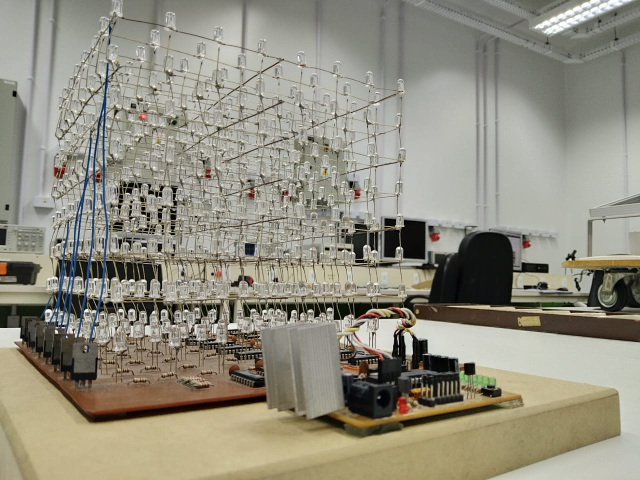
#> input picture Cubo/Imagens/cubo inferior.jpeg, 1280 x 960 px, given in place of the camera (shown at 1/2 size)
$ python webcam_basic_houghlines.py
#> lines starting #> are read from the running program, lines starting #| are printed output that depends on the picture
import cv2
import numpy as np

#capture = cv2.VideoCapture(1)
capture = cv2.VideoCapture(1)

while 1:
    ret, frame = capture.read()
#> frame is the input picture: shape (960, 1280, 3); mean B, G, R 127.6, 142.1, 145.6

    frame = cv2.resize(frame, None, fx=5, fy=5, interpolation=cv2.INTER_LINEAR)
    gray = cv2.cvtColor(frame, cv2.COLOR_BGR2GRAY)
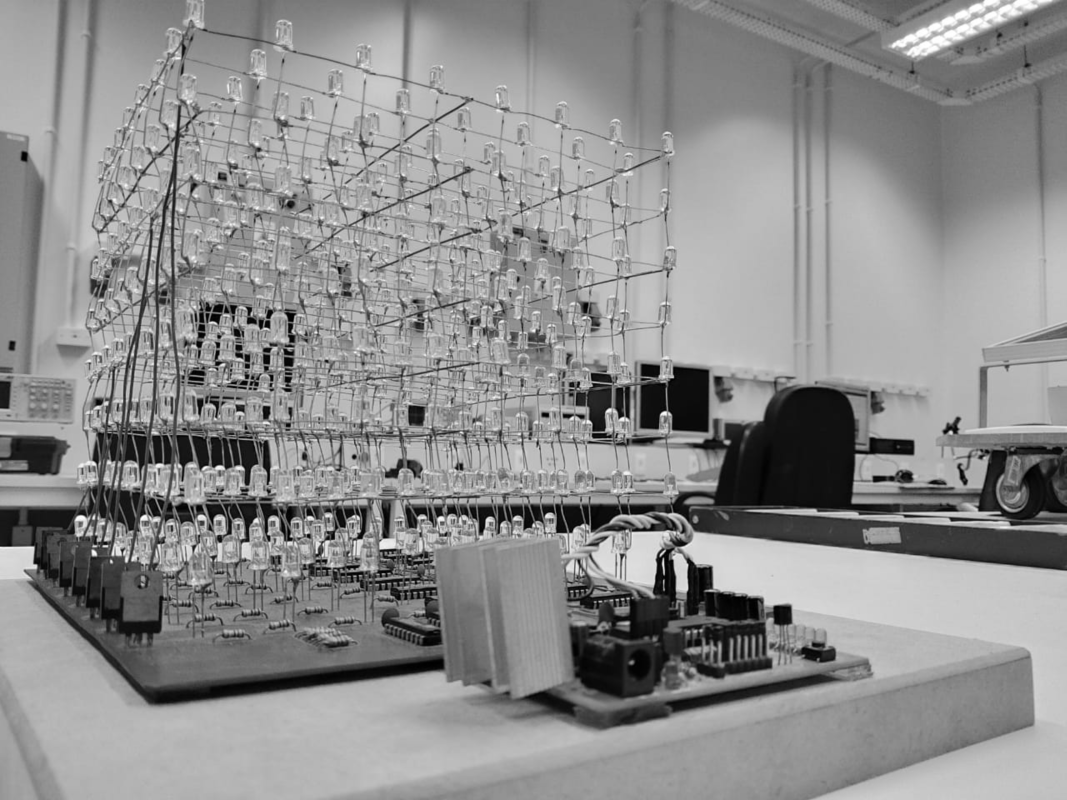
#> gray: shape (4800, 6400) (shown at 1/6 size); min 0, max 255, mean 141.4
    edges = cv2.Canny(gray, 12, 12)
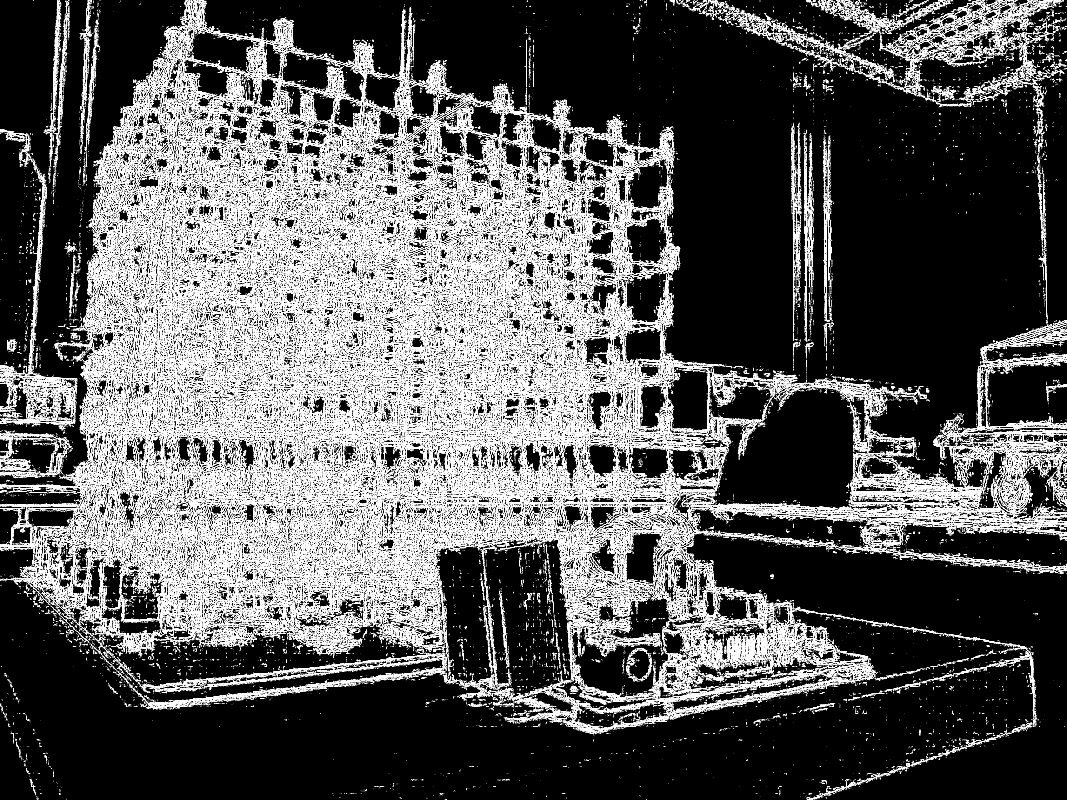
#> edges: shape (4800, 6400) (shown at 1/6 size); 7.8% white in thin lines or dots

    minLineLength = 10
    maxLineGap = 1

    lines = cv2.HoughLinesP(edges, 1, np.pi / 180, 100, minLineLength, maxLineGap)

    if lines is not None:
        for x1, y1, x2, y2 in lines[0]:
            cv2.line(frame, (x1, y1), (x2, y2), (0, 255, 0), 2)
#> this loop made 1 pass
#> (x1, y1, x2, y2) on pass 1: (4856, 3083, 4859, 3083)

    cv2.imshow('frame', frame)

    # ------------------------------------------------------------------------------------------------------------------
    # Esc -> EXIT while
    k = cv2.waitKey(30) & 0xff
#> (key Esc is pressed here)
    if k == 27:
        break
    # ------------------------------------------------------------------------------------------------------------------

capture.release()
cv2.destroyAllWindows()

$ run again, on Cubo/Imagens/imagem superior.jpeg
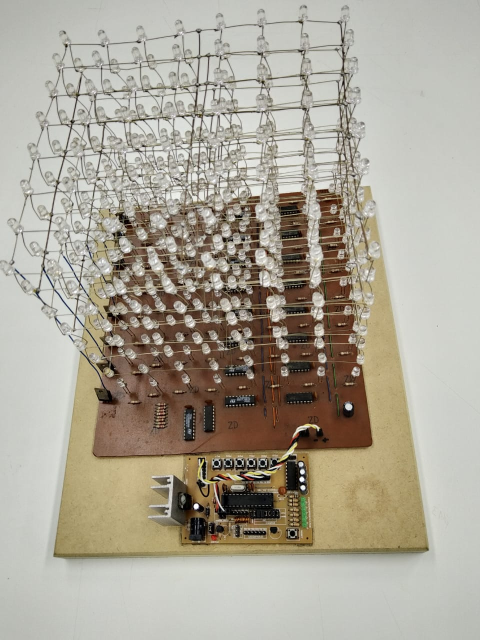
#> input picture Cubo/Imagens/imagem superior.jpeg, 960 x 1280 px, given in place of the camera (shown at 1/2 size)
#> frame is the input picture: shape (1280, 960, 3); mean B, G, R 151.4, 165.3, 171.4
#> `gray = cv2.cvtColor(frame, cv2.COLOR_BGR2GRAY)`:
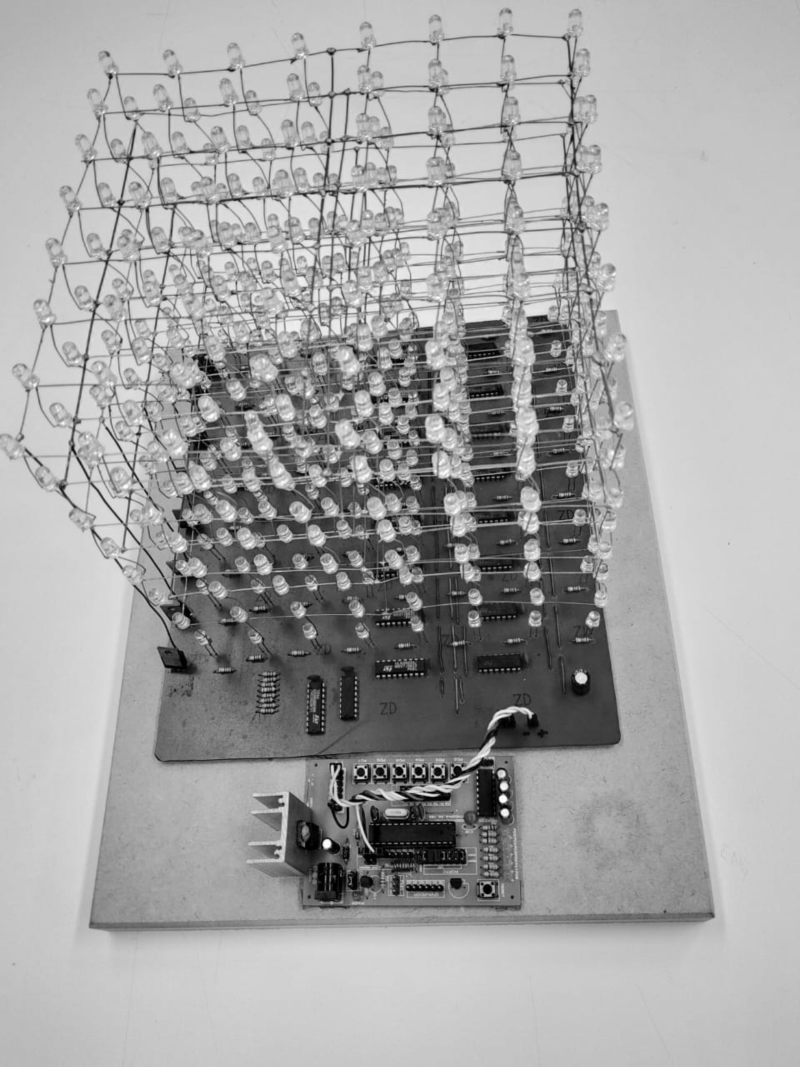
#> gray: shape (6400, 4800) (shown at 1/6 size); min 0, max 255, mean 165.4
#> `edges = cv2.Canny(gray, 12, 12)`:
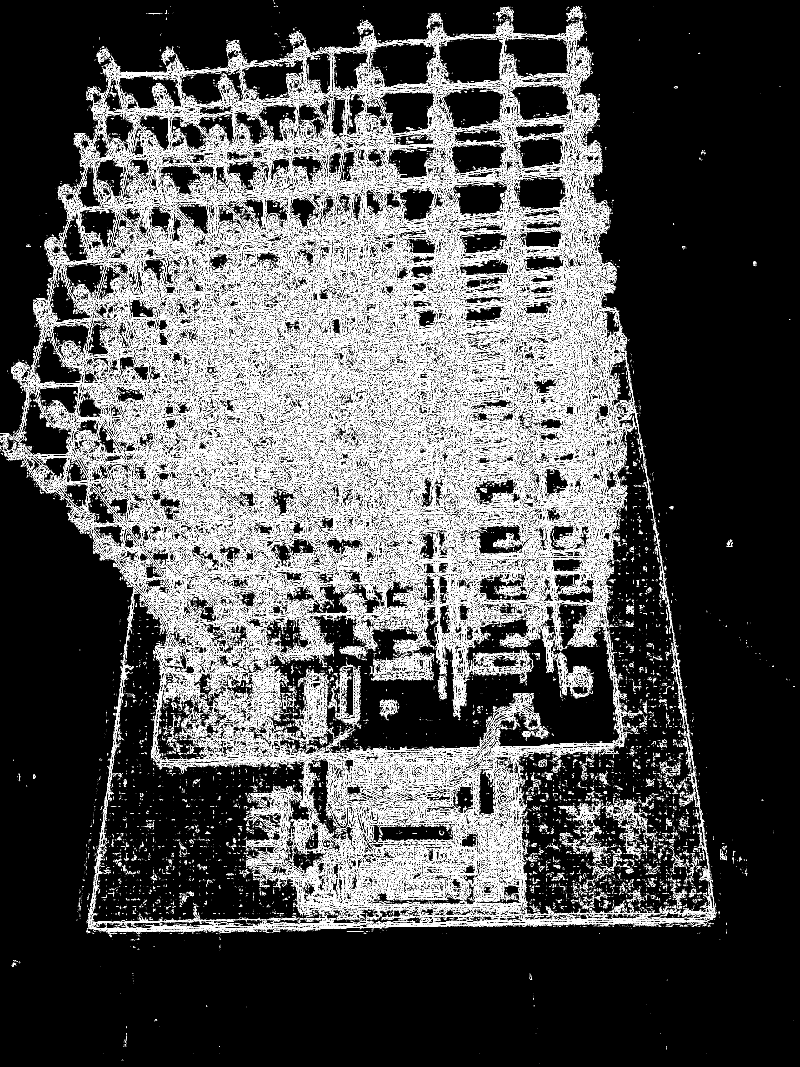
#> edges: shape (6400, 4800) (shown at 1/6 size); 7% white in thin lines or dots
#> the loop `for x1, y1, x2, y2 in lines[0]:` made 1 pass
#> (x1, y1, x2, y2) on pass 1: (808, 5528, 885, 5528)
